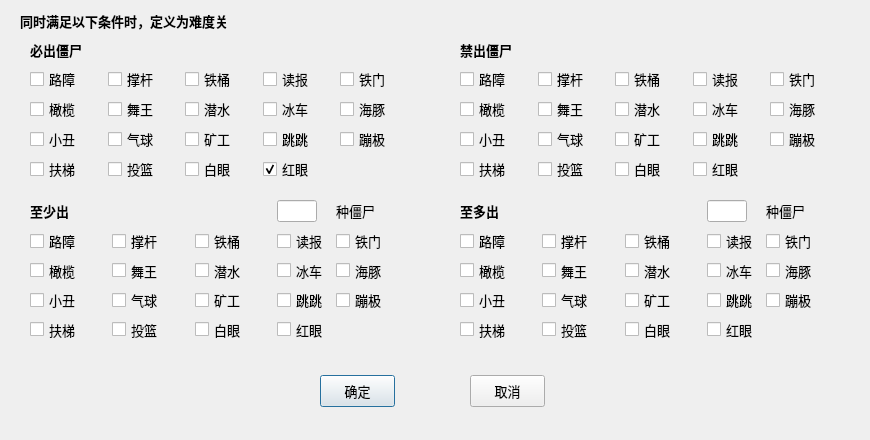
<?xml version="1.0" encoding="UTF-8"?>
<ui version="4.0">
 <class>Spawn</class>
 <widget class="QDialog" name="Spawn">
  <property name="geometry">
   <rect>
    <x>0</x>
    <y>0</y>
    <width>870</width>
    <height>440</height>
   </rect>
  </property>
  <property name="sizePolicy">
   <sizepolicy hsizetype="Fixed" vsizetype="Fixed">
    <horstretch>0</horstretch>
    <verstretch>0</verstretch>
   </sizepolicy>
  </property>
  <property name="minimumSize">
   <size>
    <width>870</width>
    <height>440</height>
   </size>
  </property>
  <property name="maximumSize">
   <size>
    <width>870</width>
    <height>440</height>
   </size>
  </property>
  <property name="font">
   <font>
    <family>微软雅黑</family>
    <pointsize>10</pointsize>
   </font>
  </property>
  <property name="windowTitle">
   <string>出怪设置</string>
  </property>
  <property name="sizeGripEnabled">
   <bool>false</bool>
  </property>
  <widget class="QLabel" name="label_5">
   <property name="geometry">
    <rect>
     <x>20</x>
     <y>10</y>
     <width>830</width>
     <height>22</height>
    </rect>
   </property>
   <property name="font">
    <font>
     <weight>75</weight>
     <bold>true</bold>
    </font>
   </property>
   <property name="text">
    <string>同时满足以下条件时，定义为难度关</string>
   </property>
  </widget>
  <widget class="QWidget" name="gridLayoutWidget_3">
   <property name="geometry">
    <rect>
     <x>10</x>
     <y>40</y>
     <width>410</width>
     <height>150</height>
    </rect>
   </property>
   <layout class="QGridLayout" name="gridLayout_3">
    <property name="leftMargin">
     <number>20</number>
    </property>
    <property name="topMargin">
     <number>0</number>
    </property>
    <property name="rightMargin">
     <number>10</number>
    </property>
    <property name="bottomMargin">
     <number>10</number>
    </property>
    <property name="spacing">
     <number>8</number>
    </property>
    <item row="0" column="0" colspan="5">
     <widget class="QLabel" name="label_7">
      <property name="font">
       <font>
        <weight>75</weight>
        <bold>true</bold>
       </font>
      </property>
      <property name="text">
       <string>必出僵尸</string>
      </property>
     </widget>
    </item>
    <item row="1" column="0">
     <widget class="QCheckBox" name="needCheckBox_1">
      <property name="text">
       <string>路障</string>
      </property>
     </widget>
    </item>
    <item row="1" column="1">
     <widget class="QCheckBox" name="needCheckBox_2">
      <property name="text">
       <string>撑杆</string>
      </property>
     </widget>
    </item>
    <item row="1" column="2">
     <widget class="QCheckBox" name="needCheckBox_3">
      <property name="text">
       <string>铁桶</string>
      </property>
     </widget>
    </item>
    <item row="1" column="3">
     <widget class="QCheckBox" name="needCheckBox_4">
      <property name="text">
       <string>读报</string>
      </property>
     </widget>
    </item>
    <item row="1" column="4">
     <widget class="QCheckBox" name="needCheckBox_5">
      <property name="text">
       <string>铁门</string>
      </property>
     </widget>
    </item>
    <item row="2" column="0">
     <widget class="QCheckBox" name="needCheckBox_6">
      <property name="text">
       <string>橄榄</string>
      </property>
     </widget>
    </item>
    <item row="2" column="1">
     <widget class="QCheckBox" name="needCheckBox_7">
      <property name="text">
       <string>舞王</string>
      </property>
     </widget>
    </item>
    <item row="2" column="2">
     <widget class="QCheckBox" name="needCheckBox_8">
      <property name="text">
       <string>潜水</string>
      </property>
     </widget>
    </item>
    <item row="2" column="3">
     <widget class="QCheckBox" name="needCheckBox_9">
      <property name="text">
       <string>冰车</string>
      </property>
     </widget>
    </item>
    <item row="2" column="4">
     <widget class="QCheckBox" name="needCheckBox_10">
      <property name="text">
       <string>海豚</string>
      </property>
     </widget>
    </item>
    <item row="3" column="0">
     <widget class="QCheckBox" name="needCheckBox_11">
      <property name="text">
       <string>小丑</string>
      </property>
     </widget>
    </item>
    <item row="3" column="1">
     <widget class="QCheckBox" name="needCheckBox_12">
      <property name="text">
       <string>气球</string>
      </property>
     </widget>
    </item>
    <item row="3" column="2">
     <widget class="QCheckBox" name="needCheckBox_13">
      <property name="text">
       <string>矿工</string>
      </property>
     </widget>
    </item>
    <item row="3" column="3">
     <widget class="QCheckBox" name="needCheckBox_14">
      <property name="text">
       <string>跳跳</string>
      </property>
     </widget>
    </item>
    <item row="3" column="4">
     <widget class="QCheckBox" name="needCheckBox_15">
      <property name="text">
       <string>蹦极</string>
      </property>
     </widget>
    </item>
    <item row="4" column="0">
     <widget class="QCheckBox" name="needCheckBox_16">
      <property name="text">
       <string>扶梯</string>
      </property>
     </widget>
    </item>
    <item row="4" column="1">
     <widget class="QCheckBox" name="needCheckBox_17">
      <property name="text">
       <string>投篮</string>
      </property>
     </widget>
    </item>
    <item row="4" column="2">
     <widget class="QCheckBox" name="needCheckBox_18">
      <property name="text">
       <string>白眼</string>
      </property>
     </widget>
    </item>
    <item row="4" column="3">
     <widget class="QCheckBox" name="needCheckBox_19">
      <property name="text">
       <string>红眼</string>
      </property>
      <property name="checked">
       <bool>true</bool>
      </property>
     </widget>
    </item>
   </layout>
  </widget>
  <widget class="QWidget" name="gridLayoutWidget_4">
   <property name="geometry">
    <rect>
     <x>440</x>
     <y>40</y>
     <width>410</width>
     <height>150</height>
    </rect>
   </property>
   <layout class="QGridLayout" name="gridLayout_4">
    <property name="leftMargin">
     <number>20</number>
    </property>
    <property name="topMargin">
     <number>0</number>
    </property>
    <property name="rightMargin">
     <number>10</number>
    </property>
    <property name="bottomMargin">
     <number>10</number>
    </property>
    <property name="spacing">
     <number>8</number>
    </property>
    <item row="0" column="0" colspan="5">
     <widget class="QLabel" name="label_8">
      <property name="font">
       <font>
        <weight>75</weight>
        <bold>true</bold>
       </font>
      </property>
      <property name="text">
       <string>禁出僵尸</string>
      </property>
     </widget>
    </item>
    <item row="1" column="0">
     <widget class="QCheckBox" name="refuseCheckBox_1">
      <property name="text">
       <string>路障</string>
      </property>
     </widget>
    </item>
    <item row="1" column="1">
     <widget class="QCheckBox" name="refuseCheckBox_2">
      <property name="text">
       <string>撑杆</string>
      </property>
     </widget>
    </item>
    <item row="1" column="2">
     <widget class="QCheckBox" name="refuseCheckBox_3">
      <property name="text">
       <string>铁桶</string>
      </property>
     </widget>
    </item>
    <item row="1" column="3">
     <widget class="QCheckBox" name="refuseCheckBox_4">
      <property name="text">
       <string>读报</string>
      </property>
     </widget>
    </item>
    <item row="1" column="4">
     <widget class="QCheckBox" name="refuseCheckBox_5">
      <property name="text">
       <string>铁门</string>
      </property>
     </widget>
    </item>
    <item row="2" column="0">
     <widget class="QCheckBox" name="refuseCheckBox_6">
      <property name="text">
       <string>橄榄</string>
      </property>
     </widget>
    </item>
    <item row="2" column="1">
     <widget class="QCheckBox" name="refuseCheckBox_7">
      <property name="text">
       <string>舞王</string>
      </property>
     </widget>
    </item>
    <item row="2" column="2">
     <widget class="QCheckBox" name="refuseCheckBox_8">
      <property name="text">
       <string>潜水</string>
      </property>
     </widget>
    </item>
    <item row="2" column="3">
     <widget class="QCheckBox" name="refuseCheckBox_9">
      <property name="text">
       <string>冰车</string>
      </property>
     </widget>
    </item>
    <item row="2" column="4">
     <widget class="QCheckBox" name="refuseCheckBox_10">
      <property name="text">
       <string>海豚</string>
      </property>
     </widget>
    </item>
    <item row="3" column="0">
     <widget class="QCheckBox" name="refuseCheckBox_11">
      <property name="text">
       <string>小丑</string>
      </property>
     </widget>
    </item>
    <item row="3" column="1">
     <widget class="QCheckBox" name="refuseCheckBox_12">
      <property name="text">
       <string>气球</string>
      </property>
     </widget>
    </item>
    <item row="3" column="2">
     <widget class="QCheckBox" name="refuseCheckBox_13">
      <property name="text">
       <string>矿工</string>
      </property>
     </widget>
    </item>
    <item row="3" column="3">
     <widget class="QCheckBox" name="refuseCheckBox_14">
      <property name="text">
       <string>跳跳</string>
      </property>
     </widget>
    </item>
    <item row="3" column="4">
     <widget class="QCheckBox" name="refuseCheckBox_15">
      <property name="text">
       <string>蹦极</string>
      </property>
     </widget>
    </item>
    <item row="4" column="0">
     <widget class="QCheckBox" name="refuseCheckBox_16">
      <property name="text">
       <string>扶梯</string>
      </property>
     </widget>
    </item>
    <item row="4" column="1">
     <widget class="QCheckBox" name="refuseCheckBox_17">
      <property name="text">
       <string>投篮</string>
      </property>
     </widget>
    </item>
    <item row="4" column="2">
     <widget class="QCheckBox" name="refuseCheckBox_18">
      <property name="text">
       <string>白眼</string>
      </property>
     </widget>
    </item>
    <item row="4" column="3">
     <widget class="QCheckBox" name="refuseCheckBox_19">
      <property name="text">
       <string>红眼</string>
      </property>
     </widget>
    </item>
   </layout>
  </widget>
  <widget class="QWidget" name="gridLayoutWidget_5">
   <property name="geometry">
    <rect>
     <x>10</x>
     <y>200</y>
     <width>410</width>
     <height>150</height>
    </rect>
   </property>
   <layout class="QGridLayout" name="gridLayout_5">
    <property name="leftMargin">
     <number>20</number>
    </property>
    <property name="topMargin">
     <number>0</number>
    </property>
    <property name="rightMargin">
     <number>10</number>
    </property>
    <property name="bottomMargin">
     <number>10</number>
    </property>
    <property name="spacing">
     <number>8</number>
    </property>
    <item row="0" column="0" colspan="3">
     <widget class="QLabel" name="label_9">
      <property name="font">
       <font>
        <weight>75</weight>
        <bold>true</bold>
       </font>
      </property>
      <property name="text">
       <string>至少出</string>
      </property>
     </widget>
    </item>
    <item row="0" column="3">
     <widget class="QLineEdit" name="atleast_val">
      <property name="maximumSize">
       <size>
        <width>40</width>
        <height>16777215</height>
       </size>
      </property>
      <property name="placeholderText">
       <string/>
      </property>
     </widget>
    </item>
    <item row="0" column="4">
     <widget class="QLabel" name="label_10">
      <property name="text">
       <string>种僵尸</string>
      </property>
     </widget>
    </item>
    <item row="1" column="0">
     <widget class="QCheckBox" name="atleastCheckBox_1">
      <property name="text">
       <string>路障</string>
      </property>
     </widget>
    </item>
    <item row="1" column="1">
     <widget class="QCheckBox" name="atleastCheckBox_2">
      <property name="text">
       <string>撑杆</string>
      </property>
     </widget>
    </item>
    <item row="1" column="2">
     <widget class="QCheckBox" name="atleastCheckBox_3">
      <property name="text">
       <string>铁桶</string>
      </property>
     </widget>
    </item>
    <item row="1" column="3">
     <widget class="QCheckBox" name="atleastCheckBox_4">
      <property name="text">
       <string>读报</string>
      </property>
     </widget>
    </item>
    <item row="1" column="4">
     <widget class="QCheckBox" name="atleastCheckBox_5">
      <property name="text">
       <string>铁门</string>
      </property>
     </widget>
    </item>
    <item row="2" column="0">
     <widget class="QCheckBox" name="atleastCheckBox_6">
      <property name="text">
       <string>橄榄</string>
      </property>
     </widget>
    </item>
    <item row="2" column="1">
     <widget class="QCheckBox" name="atleastCheckBox_7">
      <property name="text">
       <string>舞王</string>
      </property>
     </widget>
    </item>
    <item row="2" column="2">
     <widget class="QCheckBox" name="atleastCheckBox_8">
      <property name="text">
       <string>潜水</string>
      </property>
     </widget>
    </item>
    <item row="2" column="3">
     <widget class="QCheckBox" name="atleastCheckBox_9">
      <property name="text">
       <string>冰车</string>
      </property>
     </widget>
    </item>
    <item row="2" column="4">
     <widget class="QCheckBox" name="atleastCheckBox_10">
      <property name="text">
       <string>海豚</string>
      </property>
     </widget>
    </item>
    <item row="3" column="0">
     <widget class="QCheckBox" name="atleastCheckBox_11">
      <property name="text">
       <string>小丑</string>
      </property>
     </widget>
    </item>
    <item row="3" column="1">
     <widget class="QCheckBox" name="atleastCheckBox_12">
      <property name="text">
       <string>气球</string>
      </property>
     </widget>
    </item>
    <item row="3" column="2">
     <widget class="QCheckBox" name="atleastCheckBox_13">
      <property name="text">
       <string>矿工</string>
      </property>
     </widget>
    </item>
    <item row="3" column="3">
     <widget class="QCheckBox" name="atleastCheckBox_14">
      <property name="text">
       <string>跳跳</string>
      </property>
     </widget>
    </item>
    <item row="3" column="4">
     <widget class="QCheckBox" name="atleastCheckBox_15">
      <property name="text">
       <string>蹦极</string>
      </property>
     </widget>
    </item>
    <item row="4" column="0">
     <widget class="QCheckBox" name="atleastCheckBox_16">
      <property name="text">
       <string>扶梯</string>
      </property>
     </widget>
    </item>
    <item row="4" column="1">
     <widget class="QCheckBox" name="atleastCheckBox_17">
      <property name="text">
       <string>投篮</string>
      </property>
     </widget>
    </item>
    <item row="4" column="2">
     <widget class="QCheckBox" name="atleastCheckBox_18">
      <property name="text">
       <string>白眼</string>
      </property>
     </widget>
    </item>
    <item row="4" column="3">
     <widget class="QCheckBox" name="atleastCheckBox_19">
      <property name="text">
       <string>红眼</string>
      </property>
     </widget>
    </item>
   </layout>
  </widget>
  <widget class="QWidget" name="gridLayoutWidget_6">
   <property name="geometry">
    <rect>
     <x>440</x>
     <y>200</y>
     <width>410</width>
     <height>150</height>
    </rect>
   </property>
   <layout class="QGridLayout" name="gridLayout_6">
    <property name="leftMargin">
     <number>20</number>
    </property>
    <property name="topMargin">
     <number>0</number>
    </property>
    <property name="rightMargin">
     <number>10</number>
    </property>
    <property name="bottomMargin">
     <number>10</number>
    </property>
    <property name="spacing">
     <number>8</number>
    </property>
    <item row="0" column="0" colspan="3">
     <widget class="QLabel" name="label_11">
      <property name="font">
       <font>
        <weight>75</weight>
        <bold>true</bold>
       </font>
      </property>
      <property name="text">
       <string>至多出</string>
      </property>
     </widget>
    </item>
    <item row="0" column="3">
     <widget class="QLineEdit" name="atmost_val">
      <property name="maximumSize">
       <size>
        <width>40</width>
        <height>16777215</height>
       </size>
      </property>
      <property name="text">
       <string/>
      </property>
     </widget>
    </item>
    <item row="0" column="4">
     <widget class="QLabel" name="label_12">
      <property name="text">
       <string>种僵尸</string>
      </property>
     </widget>
    </item>
    <item row="1" column="0">
     <widget class="QCheckBox" name="atmostCheckBox_1">
      <property name="text">
       <string>路障</string>
      </property>
     </widget>
    </item>
    <item row="1" column="1">
     <widget class="QCheckBox" name="atmostCheckBox_2">
      <property name="text">
       <string>撑杆</string>
      </property>
     </widget>
    </item>
    <item row="1" column="2">
     <widget class="QCheckBox" name="atmostCheckBox_3">
      <property name="text">
       <string>铁桶</string>
      </property>
     </widget>
    </item>
    <item row="1" column="3">
     <widget class="QCheckBox" name="atmostCheckBox_4">
      <property name="text">
       <string>读报</string>
      </property>
     </widget>
    </item>
    <item row="1" column="4">
     <widget class="QCheckBox" name="atmostCheckBox_5">
      <property name="text">
       <string>铁门</string>
      </property>
     </widget>
    </item>
    <item row="2" column="0">
     <widget class="QCheckBox" name="atmostCheckBox_6">
      <property name="text">
       <string>橄榄</string>
      </property>
     </widget>
    </item>
    <item row="2" column="1">
     <widget class="QCheckBox" name="atmostCheckBox_7">
      <property name="text">
       <string>舞王</string>
      </property>
     </widget>
    </item>
    <item row="2" column="2">
     <widget class="QCheckBox" name="atmostCheckBox_8">
      <property name="text">
       <string>潜水</string>
      </property>
     </widget>
    </item>
    <item row="2" column="3">
     <widget class="QCheckBox" name="atmostCheckBox_9">
      <property name="text">
       <string>冰车</string>
      </property>
     </widget>
    </item>
    <item row="2" column="4">
     <widget class="QCheckBox" name="atmostCheckBox_10">
      <property name="text">
       <string>海豚</string>
      </property>
     </widget>
    </item>
    <item row="3" column="0">
     <widget class="QCheckBox" name="atmostCheckBox_11">
      <property name="text">
       <string>小丑</string>
      </property>
     </widget>
    </item>
    <item row="3" column="1">
     <widget class="QCheckBox" name="atmostCheckBox_12">
      <property name="text">
       <string>气球</string>
      </property>
     </widget>
    </item>
    <item row="3" column="2">
     <widget class="QCheckBox" name="atmostCheckBox_13">
      <property name="text">
       <string>矿工</string>
      </property>
     </widget>
    </item>
    <item row="3" column="3">
     <widget class="QCheckBox" name="atmostCheckBox_14">
      <property name="text">
       <string>跳跳</string>
      </property>
     </widget>
    </item>
    <item row="3" column="4">
     <widget class="QCheckBox" name="atmostCheckBox_15">
      <property name="text">
       <string>蹦极</string>
      </property>
     </widget>
    </item>
    <item row="4" column="0">
     <widget class="QCheckBox" name="atmostCheckBox_16">
      <property name="text">
       <string>扶梯</string>
      </property>
     </widget>
    </item>
    <item row="4" column="1">
     <widget class="QCheckBox" name="atmostCheckBox_17">
      <property name="text">
       <string>投篮</string>
      </property>
     </widget>
    </item>
    <item row="4" column="2">
     <widget class="QCheckBox" name="atmostCheckBox_18">
      <property name="text">
       <string>白眼</string>
      </property>
     </widget>
    </item>
    <item row="4" column="3">
     <widget class="QCheckBox" name="atmostCheckBox_19">
      <property name="text">
       <string>红眼</string>
      </property>
     </widget>
    </item>
   </layout>
  </widget>
  <widget class="QPushButton" name="submit">
   <property name="geometry">
    <rect>
     <x>320</x>
     <y>375</y>
     <width>75</width>
     <height>32</height>
    </rect>
   </property>
   <property name="text">
    <string>确定</string>
   </property>
  </widget>
  <widget class="QPushButton" name="cancel">
   <property name="geometry">
    <rect>
     <x>470</x>
     <y>375</y>
     <width>75</width>
     <height>32</height>
    </rect>
   </property>
   <property name="text">
    <string>取消</string>
   </property>
  </widget>
 </widget>
 <resources/>
 <connections>
  <connection>
   <sender>cancel</sender>
   <signal>clicked()</signal>
   <receiver>Spawn</receiver>
   <slot>close()</slot>
   <hints>
    <hint type="sourcelabel">
     <x>507</x>
     <y>391</y>
    </hint>
    <hint type="destinationlabel">
     <x>368</x>
     <y>462</y>
    </hint>
   </hints>
  </connection>
 </connections>
</ui>
